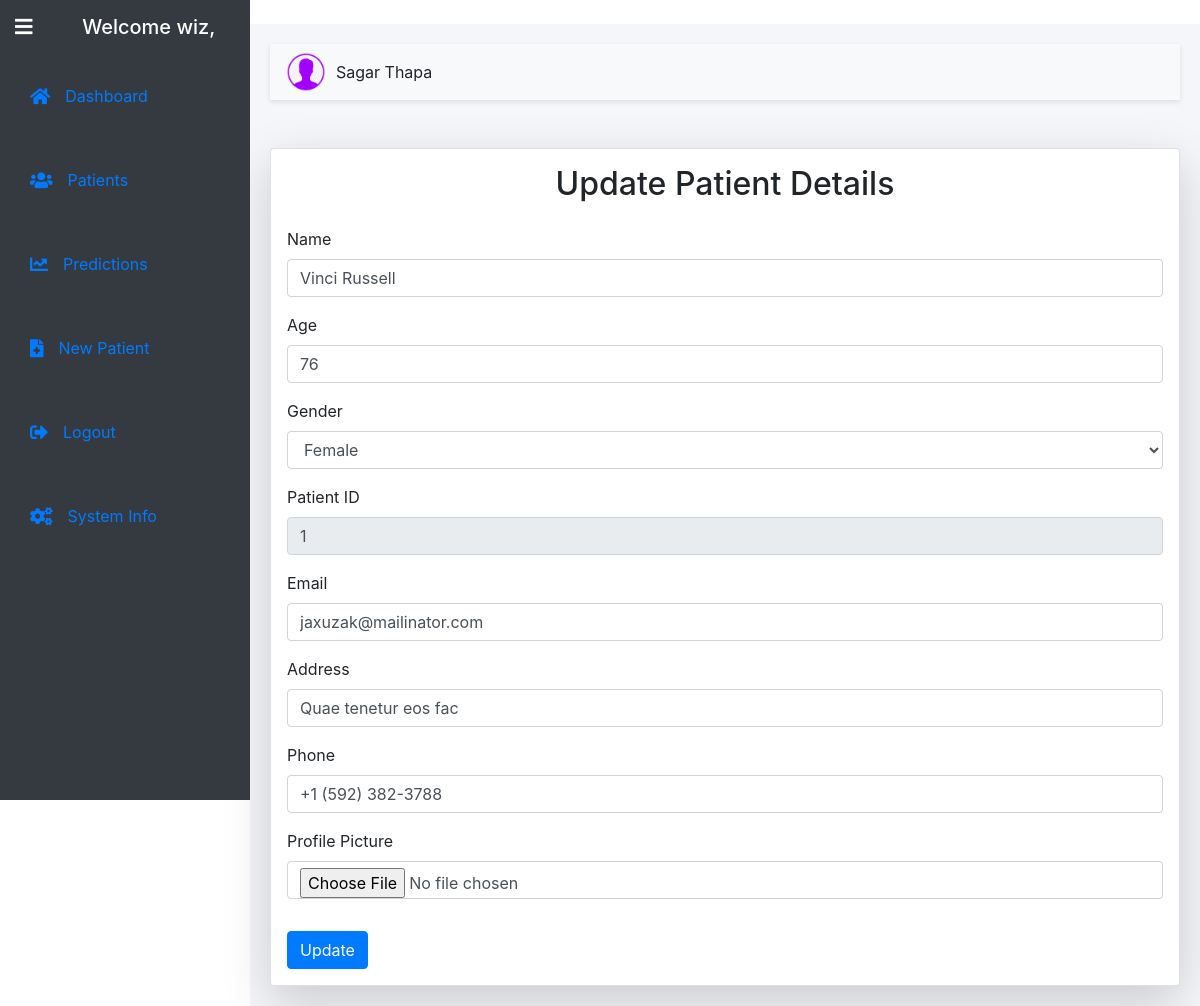
The page /update-patient/10/ (signed in) on the database its author committed.
### dashboard/models.py (models this page shows, shortened)
class Patient(models.Model):
    owner = models.ForeignKey(User, on_delete=models.CASCADE)
    name = models.CharField(max_length=100)
    uId = models.IntegerField(unique=True)
    email = models.EmailField(blank=True)
    address = models.TextField()
    picture = models.ImageField(upload_to='user_pictures/')
    phone = models.CharField(max_length=15)
    age = models.IntegerField()
    sex = models.CharField(max_length=6, choices=[('Male', 'Male'), ('Female', 'Female')], default='Female')

### dashboard/views.py (the view, shortened to what this page needs)
# urls.py: path("update-patient/<int:id>/", update, name="update-patient"),
@login_required
def update(request, id):
    try:
        if request.user.is_superuser:
            queryset = get_object_or_404(Patient, id=id)
        else:
            queryset = get_object_or_404(Patient, id=id, owner=request.user)
        context = {'patient': queryset}
        return render(request, "dashboard/update.html", context)
    except Patient.DoesNotExist:
        messages.error(request, "Patient not found or unauthorized access.")
        return redirect("dashboard:patient-list")

### dashboard/templates/dashboard/update.html (shortened to what this page needs)
{% extends "base.html" %}
{% block content %}
<div class="container-sm mt-5 card p-3 shadow-lg">
    <h2 class="text-center mb-4">Update Patient Details</h2>
    <form method="post" enctype="multipart/form-data">
        <div class="mb-3">
            <label for="name" class="form-label">Name</label>
            <input name="name" type="text" class="form-control" value="{{ patient.name }}">
        </div>
        <div class="form-group">
            <label for="age" class="form-label">Age</label>
            <input name="age" type="number" required class="form-control" value = "{{ patient.age }}">
        </div>
        <div class="form-group">
            <label for="sex" class="form-label">Gender</label>
            <select name="sex" class="form-control">
                <option value="Female" selected>Female</option>
            </select>
        </div>
        <div class="mb-3">
            <label for="uId" class="form-label">Patient ID</label>
            <input name="uId" type="text" class="form-control" value="{{ patient.uId }}" readonly>
        </div>
        <div class="mb-3">
            <label for="email" class="form-label">Email</label>
            <input name="email" type="email" class="form-control" value="{{ patient.email }}">
        </div>
        <div class="mb-3">
            <label for="address" class="form-label">Address</label>
            <input name="address" type="text" class="form-control" value="{{ patient.address }}">
        </div>
        <div class="mb-3">
            <label for="phone" class="form-label">Phone</label>
            <input name="phone" type="text" class="form-control" value="{{ patient.phone }}">
        </div>
        <div class="mb-3">
            <label for="picture" class="form-label">Profile Picture</label>
            <input name="picture" type="file" class="form-control">
        </div>
        <button type="submit" class="btn btn-primary mt-3">Update</button>
    </form>
</div>
{% endblock %}

### templates/base.html (shortened to what this page needs)
<!DOCTYPE html>
<html lang="en">
<head>
    {% load static %}
    <link rel="stylesheet" href="{% static 'prediction/css/styles.css' %}">
    <link rel="stylesheet" href="https://stackpath.bootstrapcdn.com/bootstrap/4.5.2/css/bootstrap.min.css">
    <link rel="stylesheet" href="https://cdnjs.cloudflare.com/ajax/libs/font-awesome/5.15.4/css/all.min.css">
</head>
<body>
    <div class="sidebar bg-dark text-white" id="sidebar">
        <div class="d-flex align-items-center">
            <button class="btn btn-link text-white toggle-sidebar-btn" id="toggleSidebar" style="text-decoration: none;"><i class="fas fa-bars"></i></button>
            <div class="sidebar-header">
                <h2 class="text-center">Welcome {{ request.user.username|default:"Guest" }},</h2>
            </div>
        </div>
        <ul class="nav flex-column">
            <li class="nav-item {% if request.path == '/' %}active{% endif %}">
                <a class="nav-link" href="{% url 'dashboard:home_dashboard' %}"><i class="fas fa-home"></i> <span>Dashboard</span></a>
            </li>
            {% if request.user.is_authenticated %}
                <li class="nav-item {% if request.path == '/patients/' or '/update-patient/' or '/patient/' %}active{% endif %}">
                    <a class="nav-link" href="{% url 'dashboard:patient-list' %}"><i class="fas fa-users"></i> <span>Patients</span></a>
                </li>
                <li class="nav-item {% if request.path == '/predictions/' %}active{% endif %}">
                    <a class="nav-link" href="{% url 'dashboard:prediction_list' %}"><i class="fas fa-chart-line"></i> <span>Predictions</span></a>
                </li>
                <li class="nav-item {% if request.path == '/patient-details/' %}active{% endif %}">
                    <a class="nav-link" href="{% url 'dashboard:patient-data' %}"><i class="fas fa-file-medical"></i> <span>New Patient</span></a>
                </li>
                <li class="nav-item {% if request.path == '/logout/' %}active{% endif %}">
                    <a class="nav-link" href="{% url 'dashboard:logout-page' %}"><i class="fas fa-sign-out-alt"></i> <span>Logout</span></a>
                </li>
            {% endif %}
              <li class="nav-item {% if request.path == '/svm/' %}active{% endif %}">
                <a class="nav-link" href="{% url 'dashboard:modelinfo' %}"><i class="fas fa-cogs"></i> <span>System Info</span></a>
            </li>
        </ul>
    </div>...
    <div class="main-content">
        <nav class="navbar navbar-expand-lg navbar-light bg-light">
            <div class="d-flex ">
                <div class="nav-profile ms-auto">
                    <img src="{% static 'prediction/img/user.png' %}" alt="Profile Picture">
                    <span>{{ request.user.first_name }} {{ request.user.last_name|default:request.user.username }}</span>
                </div>
            </div>
        </nav>
        <main>
            {% block content %}{% endblock %}
        </main>
    </div>
</body>
</html>

### static/prediction/css/styles.css (style rules this page uses)
.sidebar { position: fixed; top: 0; left: 0; width: 250px; height: 100vh; background-color: #4e54c8; color: white; transition: width 0.3s ease; overflow: hidden; z-index: 1000; }
.sidebar-header { padding: 15px; text-align: center; font-size: 18px; transition: opacity 0.3s ease; }
.sidebar-header h2 { margin: 0; }
.sidebar ul { list-style: none; padding: 0; margin: 0; }
.sidebar ul li { display: flex; align-items: center; padding: 15px; transition: background-color 0.3s ease; }
.sidebar ul li a { display: flex; align-items: center; width: 100%; padding: 15px; transition: background-color 0.3s ease; }
.sidebar ul li a i { font-size: 18px; margin-right: 15px; }
.toggle-sidebar-btn { background: none; border: none; color: white; font-size: 20px; padding: 15px; cursor: pointer; display: flex; align-items: center; justify-content: center; outline: none; }
.main-content { margin-left: 250px; transition: margin-left 0.3s ease; flex: 1; background: #f5f6fa; padding: 20px; }

### templates/base.html (style rules this page uses)
.sidebar { position: fixed; top: 0; left: 0; width: 250px; height: 100vh; transition: width 0.3s ease; overflow: hidden; }
.toggle-sidebar-btn { background: none; border: none; color: white; font-size: 20px; padding: 15px; cursor: pointer; display: flex; align-items: center; justify-content: flex-start; outline: none; text-decoration: none; }
.sidebar-header { flex: 1; text-align: center; }
.sidebar-header h2 { margin: 0; font-size: 20px; }
.main-content { margin-left: 250px; transition: margin-left 0.3s ease; }
.navbar { padding: 0.5rem 1rem; background-color: white; box-shadow: 0 2px 5px rgba(0, 0, 0, 0.1); }
.navbar .nav-profile { display: flex; align-items: center; }
.navbar .nav-profile img { width: 40px; height: 40px; border-radius: 50%; margin-right: 10px; }

### rows shown on the page
Patient: name "Vinci Russell", age "76", uId "1", email "jaxuzak@mailinator.com", address "Quae tenetur eos fac", phone "+1 (592) 382-3788"

### other values the page prints
{{ request.user.username|default:"Guest" }} "wiz"
{{ request.user.first_name }} "Sagar"
{{ request.user.last_name|default:request.user.username }} "Thapa"
